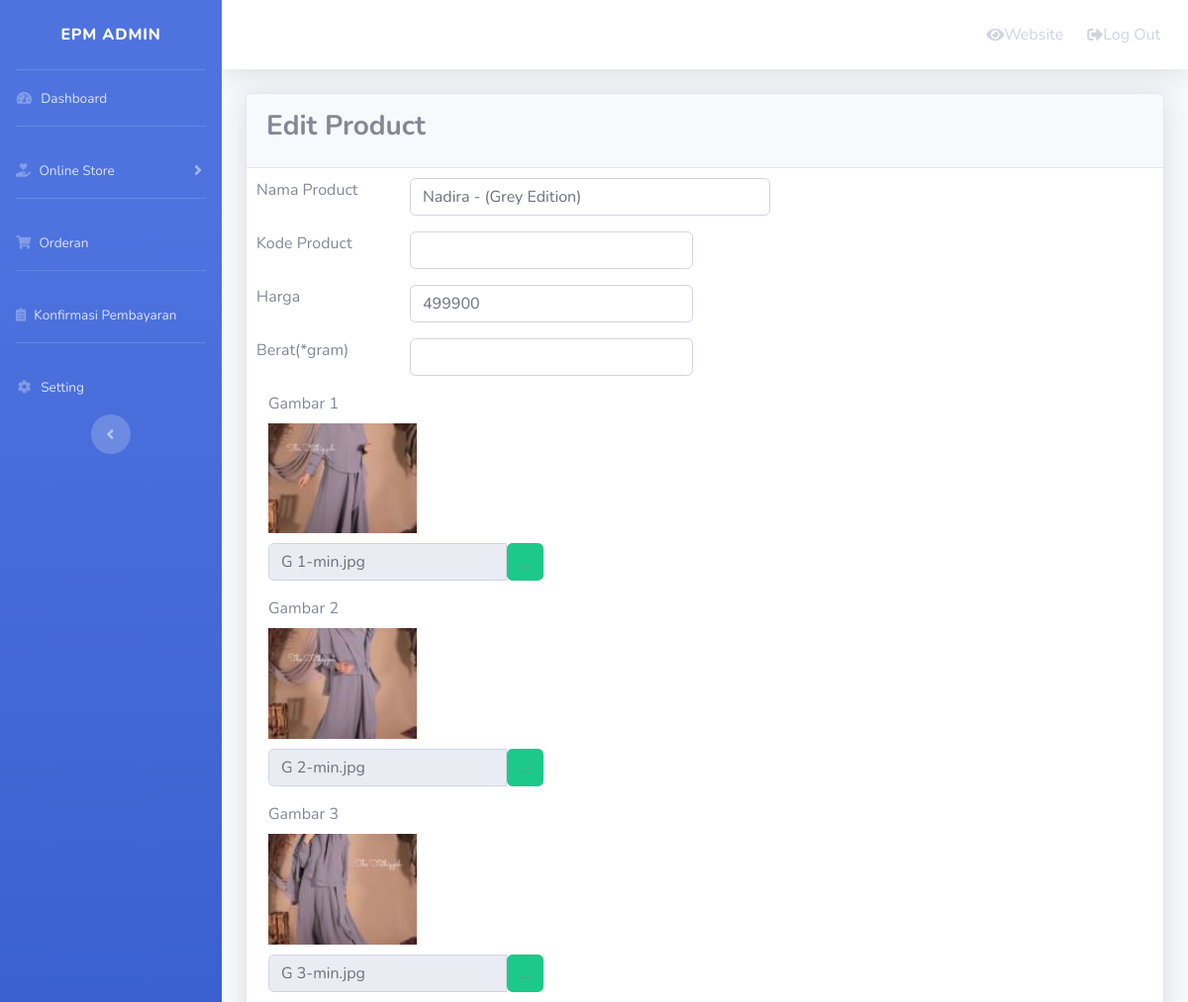
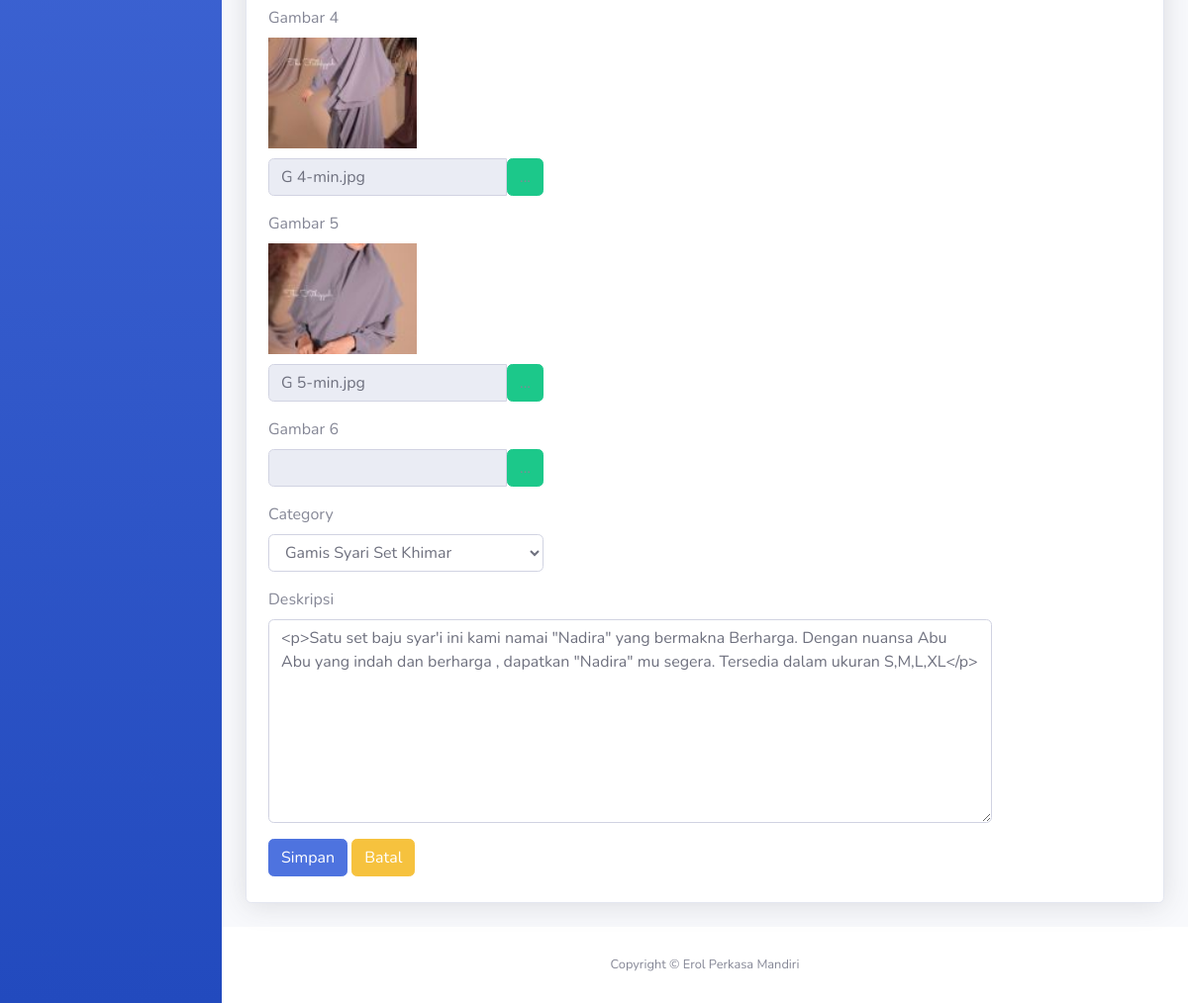
/admin/index.php?content=product&show=form&id=12 (signed in), run on the app's committed database (2 pictures, top to bottom).
### tables this page shows
CREATE TABLE `product` (
  `id` int(225) NOT NULL,
  `kd_product` varchar(225) NOT NULL,
  `nama_product` varchar(225) NOT NULL,
  `gambar` varchar(225) NOT NULL,
  `gambar2` varchar(255) NOT NULL,
  `gambar3` varchar(255) NOT NULL,
  `gambar4` varchar(255) NOT NULL,
  `gambar5` varchar(255) NOT NULL,
  `gambar6` varchar(255) NOT NULL,
  `deskripsi` text NOT NULL,
  `harga` varchar(225) NOT NULL,
  `berat` int(50) DEFAULT NULL,
  `category` varchar(225) NOT NULL,
  `slide` enum('N','Y') NOT NULL
);

### func/func_form.php (the view, shortened to what this page needs)
<?php
function buka_form($link, $id, $aksi){
	echo'<form method="post" action="'.$link.'&show=action" class="form-horizontal" enctype="multipart/form-data" style="padding:10px">
			<input type="hidden" name="id" value="'.$id.'">
			<input type="hidden" name="aksi" value="'.$aksi.'">';
}
function buat_textbox($label, $nama, $nilai, $lebar='4', $tipe="text"){
	echo'<div class="form-group row" id="'.$nama.'">
			<label for="'.$nama.'" class="col-sm-2 control-label">'.$label.'</label>
			<div class="col-sm-'.$lebar.'">
			  <input type="'.$tipe.'" class="form-control" name="'.$nama.'" value="'.$nilai.'">
			</div>
		 </div>
		 ';
}
function buat_textarea($label, $nama, $nilai, $class=''){
	echo'<div class="form-group" id="'.$nama.'">
			<label for="'.$nama.'" class="col-sm-2 control-label">'.$label.'</label>
			<div class="col-sm-10">
			  <textarea class="form-control '.$class.'" rows="8" name="'.$nama.'">'.$nilai.'</textarea>
			</div>
		 </div>';
}
function buat_combobox($label, $nama, $list, $nilai, $lebar='4'){
	echo'<div class="form-group" id="'.$nama.'">
			<label for="'.$nama.'" class="col-sm-2 control-label">'.$label.'</label>
			<div class="col-sm-'.$lebar.'">
			  <select class="form-control" name="'.$nama.'">';
		foreach($list as $ls){
			$select = $ls['val']==$nilai ? 'selected' : '';
			echo'<option value='.$ls['val'].' '.$select.'>'.$ls['cap'].'</option>';
		}
	echo'	  </select>
			</div>
		 </div>';
}
function buat_imagepicker($label, $nama, $nilai, $lebar='4'){
?>
<?php
	echo'<div class="form-group imagepicker">
			<label for="'.$nama.'" class="col-sm-2 control-label">'.$label.'</label>
			<div class="col-sm-'.$lebar.'">
			<div class="tampil-'.$nama.'">';
		if($nilai != "") echo'<img src="../media/thumbs/'.$nilai.'" width="150" style="margin-bottom: 10px">';
	echo'	</div>
			<div class="input-group">
			  <input type="text" class="form-control input-'.$nama.'" id="'.$nama.'" name="'.$nama.'" value="'.$nilai.'" readonly>
			  <a data-toggle="modal" data-target="#modal-'.$nama.'" class="input-group-addon btn btn-success pilih-'.$nama.'">...</a>
			</div>
			</div>
			<div class="modal fade" id="modal-'.$nama.'" tabindex="-1" role="dialog" aria-labelledby="myModalLabel" aria-hidden="true">
				<div class="modal-dialog modal-lg">
					<div class="modal-content">
						<div class="modal-header">
							<button type="button" class="close" data-dismiss="modal" aria-label="Close"><span aria-hidden="true">&times;</span></button>
							<h4 class="modal-title" id="myModalLabel">File Manager</h4>
						</div>
						<div class="modal-body">
							<iframe src="../vendor/filemanager/dialog.php?type=1&field_id='.$nama.'&relative_url=1" width="100%" height="500" style="border: 0"></iframe>
						</div>
					</div>
				</div>
			</div>
		 </div>';
}
function tutup_form($link){
	echo'<div class="form-group">
			<div class="col-sm-offset-2 col-sm-10">
				<button type="submit" class="btn btn-primary">
					<i class="glyphicon glyphicon-floppy-disk"></i> Simpan
				</button>
				<a class="btn btn-warning" href="'.$link.'">
					<i class="glyphicon glyphicon-arrow-left"></i> Batal
				</a>
			</div>
		</div>
	</form>';
}
?>

### admin/index.php (shortened to what this page needs)
<?php
include "../func/func_form.php";
if (empty($_SESSION['username']) or empty($_SESSION['password']) or $_SESSION['login'] == 0) {
  header('location: login.php');
} else {
  ?>
  <!DOCTYPE html>
  <html lang="en">
  <head>
    <link href="vendor/fontawesome-free/css/all.min.css" rel="stylesheet" type="text/css">
    <link href="css/sb-admin-2.min.css" rel="stylesheet">
    <link href="vendor/datatables/dataTables.bootstrap4.min.css" rel="stylesheet">
  </head>
  <body id="page-top">
    <div id="wrapper">
      <?php include "sidebar.php"; ?>
      <div id="content-wrapper" class="d-flex flex-column">
        <div id="content">
          <?php include "header-menu.php"; ?>
          <div class="container-fluid">
            <?php include "page-content.php"; ?>
          </div>
        </div>
        <footer class="sticky-footer bg-white">
          <div class="container my-auto">
            <div class="copyright text-center my-auto">
              <span>Copyright &copy; Erol Perkasa Mandiri</span>
            </div>
          </div>
        </footer>
      </div>
    </div>
  </body>
  </html>
<?php } ?>

### admin/sidebar.php (shortened to what this page needs)
<ul class="navbar-nav bg-gradient-primary sidebar sidebar-dark accordion" id="accordionSidebar">
  <a class="sidebar-brand d-flex align-items-center justify-content-center" href="index.php">
    <div class="sidebar-brand-icon mx-3">EPM Admin</div>
  </a>
  <hr class="sidebar-divider my-0">
  <li class="nav-item">
    <a class="nav-link" href="index.php">
      <i class="fas fa-fw fa-tachometer-alt"></i>
      <span>Dashboard</span></a>
    </li>
    <hr class="sidebar-divider">
    <li class="nav-item">
      <a class="nav-link collapsed" href="#" data-toggle="collapse" data-target="#collapsePages" aria-expanded="true" aria-controls="collapsePages">
        <i class="fas fa-hand-holding-heart"></i>
        <span>Online Store</span>
      </a>
    </li>
    <hr class="sidebar-divider">
    <li class="nav-item">
      <a class="nav-link" href="?content=orderan">
        <i class="fas fa-shopping-cart"></i>
        <span>Orderan</span>
      </a>
    </li>
    <hr class="sidebar-divider">
    <li class="nav-item">
      <a class="nav-link" href="?content=konfirmasi-pembayaran">
        <i class="fas fa-clipboard-list"></i>
        <span>Konfirmasi Pembayaran</span>
      </a>
    </li>
    <hr class="sidebar-divider">
    <li class="nav-item">
      <a class="nav-link" href="?content=about">
        <i class="fas fa-fw fa-cog"></i>
        <span>Setting</span>
      </a>
    </li>
    <div class="text-center d-none d-md-inline">
      <button class="rounded-circle border-0" id="sidebarToggle"></button>
    </div>
  </ul>

### admin/header-menu.php (shortened to what this page needs)
<nav class="navbar navbar-expand navbar-light bg-white topbar mb-4 static-top shadow">
  <ul class="navbar-nav ml-auto">
    <li class="nav-item">
      <a class="nav-link" href="../index.php" target="_blank">
        <i class="fas fa-eye"></i>
        <span>Website</span>
      </a>
    </li>
    <li class="nav-item">
      <a class="nav-link" href="#" data-toggle="modal" data-target="#logoutModal">
        <i class="fas fa-sign-out-alt"></i>
        <span>Log Out</span>
      </a>
    </li>
  </ul>
</nav>

### admin/page-content.php (shortened to what this page needs)
<?php
$content = isset($_GET['content']) ? $_GET['content'] : 'dashboard';
$kosong = true;
$page = array('dashboard','product','cat_product','about','orderan','konfirmasi-pembayaran');
foreach($page as $pg){
	if($content == $pg and $kosong){
		include 'page-content/'.$pg.'.php';
		$kosong = false;
	}
}
?>

### admin/page-content/product.php (shortened to what this page needs)
<?php
$show = isset($_GET['show']) ? $_GET['show'] : "";
$link = "?content=product";
switch($show){
	case "form":
	global $mysqli;
	if(isset($_GET['id'])){
		$query 	= $mysqli->query ( "SELECT * FROM product WHERE id='$_GET[id]'");
		$data= $query->fetch_array();
		$aksi 	= "Edit";
	}else{
		$data = array("id"=>"", "kd_product"=>"", "nama_product"=>"", "gambar"=>"", "gambar2"=>"", "gambar3"=>"", "gambar4"=>"", "gambar5"=>"", "gambar6"=>"", "deskripsi"=>"","harga"=>"","berat"=>"","category"=>"");
		$aksi 	= "Tambah";
	}
	if($aksi=="Edit" and $_SESSION['level']!="admin" and $data['id']!=$_SESSION['id']){
		header('location:'.$link);
	}else{
		echo'
		<div class="card shadow mb-4">
		<div class="card-header py-3">
		<h3 class="page-header"><b>'.$aksi.' Product</b> </h3>
		</div>
		';
		buka_form($link, $data['id'], strtolower($aksi));
		buat_textbox("Nama Product", "nama_product", $data['nama_product'], 5);
		buat_imagepicker("Gambar 1", "gambar", $data['gambar']);
		$kategori = $mysqli->query ("SELECT * FROM cat_product");
		$list = array();
		$list[] = array('val'=>'0', 'cap'=>'Tidak Ada');
		while($k = $kategori->fetch_array()){
			$list[] = array('val'=>$k['id'], 'cap'=>$k['nama_cp']);
		}
		buat_combobox("Category", "category", $list, $data['category']);
		buat_textarea("Deskripsi", "deskripsi", $data['deskripsi'], 'richtext');
		tutup_form($link);
		echo'
		</div>';
	}
	break;
}
?>

### data on the page
product: nama_product "Nadira - (Grey Edition)", harga "499900", gambar (picture), gambar "G 1-min.jpg", gambar2 "G 2-min.jpg", gambar3 "G 3-min.jpg", gambar4 "G 4-min.jpg", gambar5 "G 5-min.jpg", deskripsi "<p>Satu set baju syar'i ini kami namai \"Nadira\" yang bermakna Berharga. Dengan nuansa Abu Abu yang indah dan berharga , dapatkan \"Nadira\" mu segera. Tersedia dalam ukuran S,M,L,XL</p>"

### other printed values
$label "Nama Product Kode Product Harga Berat(*gram)"
$label "Gambar 1 Gambar 2 Gambar 3 Gambar 4 Gambar 5 Gambar 6"
form field category "Gamis Syari Set Khimar"
